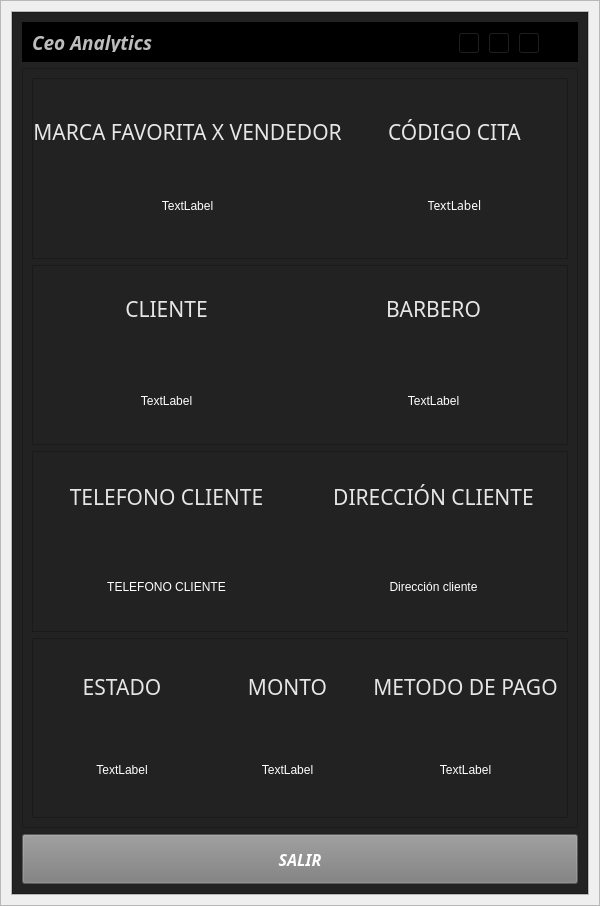
<?xml version="1.0" encoding="UTF-8"?>
<ui version="4.0">
 <class>add_edit_menu</class>
 <widget class="QWidget" name="add_edit_menu">
  <property name="geometry">
   <rect>
    <x>0</x>
    <y>0</y>
    <width>600</width>
    <height>906</height>
   </rect>
  </property>
  <property name="minimumSize">
   <size>
    <width>600</width>
    <height>0</height>
   </size>
  </property>
  <property name="maximumSize">
   <size>
    <width>16777215</width>
    <height>16777215</height>
   </size>
  </property>
  <property name="windowTitle">
   <string>Form</string>
  </property>
  <layout class="QGridLayout" name="gridLayout">
   <property name="leftMargin">
    <number>0</number>
   </property>
   <property name="topMargin">
    <number>0</number>
   </property>
   <property name="rightMargin">
    <number>0</number>
   </property>
   <property name="bottomMargin">
    <number>0</number>
   </property>
   <item row="0" column="0">
    <widget class="QFrame" name="central_widget_frame">
     <property name="maximumSize">
      <size>
       <width>600</width>
       <height>16777215</height>
      </size>
     </property>
     <property name="frameShape">
      <enum>QFrame::StyledPanel</enum>
     </property>
     <property name="frameShadow">
      <enum>QFrame::Raised</enum>
     </property>
     <layout class="QGridLayout" name="gridLayout_2">
      <property name="leftMargin">
       <number>10</number>
      </property>
      <property name="topMargin">
       <number>10</number>
      </property>
      <property name="rightMargin">
       <number>10</number>
      </property>
      <property name="bottomMargin">
       <number>10</number>
      </property>
      <item row="0" column="0">
       <widget class="QFrame" name="background_frame">
        <property name="frameShape">
         <enum>QFrame::StyledPanel</enum>
        </property>
        <property name="frameShadow">
         <enum>QFrame::Raised</enum>
        </property>
        <layout class="QHBoxLayout" name="horizontalLayout">
         <property name="spacing">
          <number>0</number>
         </property>
         <property name="leftMargin">
          <number>0</number>
         </property>
         <property name="topMargin">
          <number>0</number>
         </property>
         <property name="rightMargin">
          <number>0</number>
         </property>
         <property name="bottomMargin">
          <number>0</number>
         </property>
         <item>
          <widget class="QFrame" name="content_frame">
           <property name="minimumSize">
            <size>
             <width>0</width>
             <height>0</height>
            </size>
           </property>
           <property name="styleSheet">
            <string notr="true">background-color: rgb(34, 34, 34);</string>
           </property>
           <property name="frameShape">
            <enum>QFrame::StyledPanel</enum>
           </property>
           <property name="frameShadow">
            <enum>QFrame::Raised</enum>
           </property>
           <layout class="QVBoxLayout" name="verticalLayout_2">
            <item>
             <widget class="QFrame" name="frame_nav">
              <property name="minimumSize">
               <size>
                <width>0</width>
                <height>40</height>
               </size>
              </property>
              <property name="maximumSize">
               <size>
                <width>16777215</width>
                <height>40</height>
               </size>
              </property>
              <property name="styleSheet">
               <string notr="true">background-color: rgb(0, 0, 0);</string>
              </property>
              <property name="frameShape">
               <enum>QFrame::StyledPanel</enum>
              </property>
              <property name="frameShadow">
               <enum>QFrame::Raised</enum>
              </property>
              <layout class="QHBoxLayout" name="horizontalLayout_6">
               <item>
                <widget class="QLabel" name="label_tittle">
                 <property name="font">
                  <font>
                   <family>Tw Cen MT</family>
                   <pointsize>14</pointsize>
                   <weight>75</weight>
                   <italic>true</italic>
                   <bold>true</bold>
                  </font>
                 </property>
                 <property name="styleSheet">
                  <string notr="true">
color: rgb(189, 189, 189);</string>
                 </property>
                 <property name="text">
                  <string>Ceo Analytics</string>
                 </property>
                </widget>
               </item>
               <item>
                <widget class="QFrame" name="butttons_holder_frame">
                 <property name="minimumSize">
                  <size>
                   <width>110</width>
                   <height>30</height>
                  </size>
                 </property>
                 <property name="maximumSize">
                  <size>
                   <width>110</width>
                   <height>16777215</height>
                  </size>
                 </property>
                 <property name="frameShape">
                  <enum>QFrame::StyledPanel</enum>
                 </property>
                 <property name="frameShadow">
                  <enum>QFrame::Raised</enum>
                 </property>
                 <widget class="QToolButton" name="minimize_button">
                  <property name="geometry">
                   <rect>
                    <x>0</x>
                    <y>0</y>
                    <width>22</width>
                    <height>22</height>
                   </rect>
                  </property>
                  <property name="text">
                   <string>...</string>
                  </property>
                  <property name="icon">
                   <iconset>
                    <normaloff>L:/AngelCuk/assets/icons/minimize-window.png</normaloff>L:/AngelCuk/assets/icons/minimize-window.png</iconset>
                  </property>
                 </widget>
                 <widget class="QToolButton" name="restore_button">
                  <property name="geometry">
                   <rect>
                    <x>30</x>
                    <y>0</y>
                    <width>22</width>
                    <height>22</height>
                   </rect>
                  </property>
                  <property name="text">
                   <string>...</string>
                  </property>
                  <property name="icon">
                   <iconset>
                    <normaloff>L:/AngelCuk/assets/icons/restore-window.png</normaloff>L:/AngelCuk/assets/icons/restore-window.png</iconset>
                  </property>
                 </widget>
                 <widget class="QToolButton" name="maximize_button">
                  <property name="geometry">
                   <rect>
                    <x>30</x>
                    <y>0</y>
                    <width>22</width>
                    <height>22</height>
                   </rect>
                  </property>
                  <property name="text">
                   <string>...</string>
                  </property>
                  <property name="icon">
                   <iconset>
                    <normaloff>L:/AngelCuk/assets/icons/maximize-window.png</normaloff>L:/AngelCuk/assets/icons/maximize-window.png</iconset>
                  </property>
                 </widget>
                 <widget class="QToolButton" name="close_button">
                  <property name="geometry">
                   <rect>
                    <x>60</x>
                    <y>0</y>
                    <width>22</width>
                    <height>22</height>
                   </rect>
                  </property>
                  <property name="text">
                   <string>...</string>
                  </property>
                  <property name="icon">
                   <iconset>
                    <normaloff>L:/AngelCuk/assets/icons/close-window.png</normaloff>L:/AngelCuk/assets/icons/close-window.png</iconset>
                  </property>
                 </widget>
                </widget>
               </item>
              </layout>
             </widget>
            </item>
            <item>
             <widget class="QFrame" name="frame_inferior">
              <property name="minimumSize">
               <size>
                <width>0</width>
                <height>60</height>
               </size>
              </property>
              <property name="maximumSize">
               <size>
                <width>16777215</width>
                <height>16777215</height>
               </size>
              </property>
              <property name="frameShape">
               <enum>QFrame::StyledPanel</enum>
              </property>
              <property name="frameShadow">
               <enum>QFrame::Raised</enum>
              </property>
              <layout class="QVBoxLayout" name="verticalLayout">
               <item>
                <widget class="QFrame" name="frame_fecha_hora">
                 <property name="frameShape">
                  <enum>QFrame::StyledPanel</enum>
                 </property>
                 <property name="frameShadow">
                  <enum>QFrame::Raised</enum>
                 </property>
                 <layout class="QGridLayout" name="gridLayout_3">
                  <property name="leftMargin">
                   <number>0</number>
                  </property>
                  <property name="topMargin">
                   <number>0</number>
                  </property>
                  <property name="rightMargin">
                   <number>0</number>
                  </property>
                  <property name="bottomMargin">
                   <number>0</number>
                  </property>
                  <property name="horizontalSpacing">
                   <number>0</number>
                  </property>
                  <item row="0" column="0" rowspan="3">
                   <widget class="QLabel" name="pedido_tittle_7">
                    <property name="font">
                     <font>
                      <family>Algerian</family>
                      <pointsize>16</pointsize>
                      <weight>50</weight>
                      <italic>false</italic>
                      <bold>false</bold>
                     </font>
                    </property>
                    <property name="styleSheet">
                     <string notr="true">color: rgb(230, 230, 230);
font: 16pt &quot;Algerian&quot;;</string>
                    </property>
                    <property name="text">
                     <string>MARCA FAVORITA X VENDEDOR</string>
                    </property>
                    <property name="alignment">
                     <set>Qt::AlignCenter</set>
                    </property>
                   </widget>
                  </item>
                  <item row="2" column="1" rowspan="3">
                   <widget class="QLabel" name="cita_id_label">
                    <property name="font">
                     <font>
                      <family>impact</family>
                      <pointsize>12</pointsize>
                      <weight>50</weight>
                      <italic>false</italic>
                      <bold>false</bold>
                     </font>
                    </property>
                    <property name="styleSheet">
                     <string notr="true">color: white;
font-size: 12px;
font: 12pt &quot;impact&quot;;</string>
                    </property>
                    <property name="text">
                     <string>TextLabel</string>
                    </property>
                    <property name="alignment">
                     <set>Qt::AlignCenter</set>
                    </property>
                   </widget>
                  </item>
                  <item row="3" column="0">
                   <widget class="QLabel" name="fechahora_label">
                    <property name="styleSheet">
                     <string notr="true">color: white;
font-size: 12px;
font: 12pt &quot;impact&quot;;</string>
                    </property>
                    <property name="text">
                     <string>TextLabel</string>
                    </property>
                    <property name="alignment">
                     <set>Qt::AlignCenter</set>
                    </property>
                   </widget>
                  </item>
                  <item row="1" column="1">
                   <widget class="QLabel" name="pedido_tittle">
                    <property name="font">
                     <font>
                      <family>Algerian</family>
                      <pointsize>16</pointsize>
                      <weight>50</weight>
                      <italic>false</italic>
                      <bold>false</bold>
                     </font>
                    </property>
                    <property name="styleSheet">
                     <string notr="true">color: rgb(230, 230, 230);
font: 16pt &quot;Algerian&quot;;</string>
                    </property>
                    <property name="text">
                     <string>CÓDIGO CITA</string>
                    </property>
                    <property name="alignment">
                     <set>Qt::AlignCenter</set>
                    </property>
                   </widget>
                  </item>
                 </layout>
                </widget>
               </item>
               <item>
                <widget class="QFrame" name="frame_barbero">
                 <property name="frameShape">
                  <enum>QFrame::StyledPanel</enum>
                 </property>
                 <property name="frameShadow">
                  <enum>QFrame::Raised</enum>
                 </property>
                 <layout class="QGridLayout" name="gridLayout_6">
                  <property name="leftMargin">
                   <number>0</number>
                  </property>
                  <property name="topMargin">
                   <number>0</number>
                  </property>
                  <property name="rightMargin">
                   <number>0</number>
                  </property>
                  <property name="bottomMargin">
                   <number>0</number>
                  </property>
                  <property name="horizontalSpacing">
                   <number>0</number>
                  </property>
                  <item row="0" column="0">
                   <widget class="QLabel" name="pedido_tittle_2">
                    <property name="font">
                     <font>
                      <family>Algerian</family>
                      <pointsize>16</pointsize>
                      <weight>50</weight>
                      <italic>false</italic>
                      <bold>false</bold>
                     </font>
                    </property>
                    <property name="styleSheet">
                     <string notr="true">color: rgb(230, 230, 230);
font: 16pt &quot;Algerian&quot;;</string>
                    </property>
                    <property name="text">
                     <string>CLIENTE</string>
                    </property>
                    <property name="alignment">
                     <set>Qt::AlignCenter</set>
                    </property>
                   </widget>
                  </item>
                  <item row="0" column="1">
                   <widget class="QLabel" name="pedido_tittle_3">
                    <property name="font">
                     <font>
                      <family>Algerian</family>
                      <pointsize>16</pointsize>
                      <weight>50</weight>
                      <italic>false</italic>
                      <bold>false</bold>
                     </font>
                    </property>
                    <property name="styleSheet">
                     <string notr="true">color: rgb(230, 230, 230);
font: 16pt &quot;Algerian&quot;;</string>
                    </property>
                    <property name="text">
                     <string>BARBERO</string>
                    </property>
                    <property name="alignment">
                     <set>Qt::AlignCenter</set>
                    </property>
                   </widget>
                  </item>
                  <item row="1" column="0">
                   <widget class="QLabel" name="cliente_label">
                    <property name="styleSheet">
                     <string notr="true">color: white;
font-size: 12px;
font: 12pt &quot;impact&quot;;</string>
                    </property>
                    <property name="text">
                     <string>TextLabel</string>
                    </property>
                    <property name="alignment">
                     <set>Qt::AlignCenter</set>
                    </property>
                   </widget>
                  </item>
                  <item row="1" column="1">
                   <widget class="QLabel" name="barbero_label">
                    <property name="styleSheet">
                     <string notr="true">color: white;
font-size: 12px;
font: 12pt &quot;impact&quot;;</string>
                    </property>
                    <property name="text">
                     <string>TextLabel</string>
                    </property>
                    <property name="alignment">
                     <set>Qt::AlignCenter</set>
                    </property>
                   </widget>
                  </item>
                 </layout>
                </widget>
               </item>
               <item>
                <widget class="QFrame" name="frame_cliente">
                 <property name="minimumSize">
                  <size>
                   <width>0</width>
                   <height>90</height>
                  </size>
                 </property>
                 <property name="frameShape">
                  <enum>QFrame::StyledPanel</enum>
                 </property>
                 <property name="frameShadow">
                  <enum>QFrame::Raised</enum>
                 </property>
                 <layout class="QGridLayout" name="gridLayout_4">
                  <property name="leftMargin">
                   <number>0</number>
                  </property>
                  <property name="topMargin">
                   <number>0</number>
                  </property>
                  <property name="rightMargin">
                   <number>0</number>
                  </property>
                  <property name="bottomMargin">
                   <number>0</number>
                  </property>
                  <property name="spacing">
                   <number>0</number>
                  </property>
                  <item row="0" column="1">
                   <widget class="QLabel" name="pedido_tittle_6">
                    <property name="font">
                     <font>
                      <family>Algerian</family>
                      <pointsize>16</pointsize>
                      <weight>50</weight>
                      <italic>false</italic>
                      <bold>false</bold>
                     </font>
                    </property>
                    <property name="styleSheet">
                     <string notr="true">color: rgb(230, 230, 230);
font: 16pt &quot;Algerian&quot;;</string>
                    </property>
                    <property name="text">
                     <string>DIRECCIÓN CLIENTE</string>
                    </property>
                    <property name="alignment">
                     <set>Qt::AlignCenter</set>
                    </property>
                   </widget>
                  </item>
                  <item row="1" column="0">
                   <widget class="QLabel" name="telefono_label">
                    <property name="styleSheet">
                     <string notr="true">color: white;
font-size: 12px;
font: 12pt &quot;impact&quot;;</string>
                    </property>
                    <property name="text">
                     <string>TELEFONO CLIENTE</string>
                    </property>
                    <property name="alignment">
                     <set>Qt::AlignCenter</set>
                    </property>
                   </widget>
                  </item>
                  <item row="0" column="0">
                   <widget class="QLabel" name="pedido_tittle_5">
                    <property name="font">
                     <font>
                      <family>Algerian</family>
                      <pointsize>16</pointsize>
                      <weight>50</weight>
                      <italic>false</italic>
                      <bold>false</bold>
                     </font>
                    </property>
                    <property name="styleSheet">
                     <string notr="true">color: rgb(230, 230, 230);
font: 16pt &quot;Algerian&quot;;</string>
                    </property>
                    <property name="text">
                     <string>TELEFONO CLIENTE</string>
                    </property>
                    <property name="alignment">
                     <set>Qt::AlignCenter</set>
                    </property>
                   </widget>
                  </item>
                  <item row="1" column="1">
                   <widget class="QLabel" name="direccion_label">
                    <property name="styleSheet">
                     <string notr="true">color: white;
font-size: 12px;
font: 12pt &quot;impact&quot;;</string>
                    </property>
                    <property name="text">
                     <string>Dirección cliente</string>
                    </property>
                    <property name="alignment">
                     <set>Qt::AlignCenter</set>
                    </property>
                   </widget>
                  </item>
                 </layout>
                </widget>
               </item>
               <item>
                <widget class="QFrame" name="frame_pago">
                 <property name="frameShape">
                  <enum>QFrame::StyledPanel</enum>
                 </property>
                 <property name="frameShadow">
                  <enum>QFrame::Raised</enum>
                 </property>
                 <layout class="QGridLayout" name="gridLayout_5">
                  <item row="0" column="1">
                   <widget class="QLabel" name="pedido_tittle_4">
                    <property name="font">
                     <font>
                      <family>Algerian</family>
                      <pointsize>16</pointsize>
                      <weight>50</weight>
                      <italic>false</italic>
                      <bold>false</bold>
                     </font>
                    </property>
                    <property name="styleSheet">
                     <string notr="true">color: rgb(230, 230, 230);
font: 16pt &quot;Algerian&quot;;</string>
                    </property>
                    <property name="text">
                     <string>MONTO</string>
                    </property>
                    <property name="alignment">
                     <set>Qt::AlignCenter</set>
                    </property>
                   </widget>
                  </item>
                  <item row="1" column="0">
                   <widget class="QLabel" name="estado_label">
                    <property name="styleSheet">
                     <string notr="true">color: white;
font-size: 12px;
font: 12pt &quot;impact&quot;;</string>
                    </property>
                    <property name="text">
                     <string>TextLabel</string>
                    </property>
                    <property name="alignment">
                     <set>Qt::AlignCenter</set>
                    </property>
                   </widget>
                  </item>
                  <item row="1" column="1">
                   <widget class="QLabel" name="monto_label">
                    <property name="styleSheet">
                     <string notr="true">color: white;
font-size: 12px;
font: 12pt &quot;impact&quot;;</string>
                    </property>
                    <property name="text">
                     <string>TextLabel</string>
                    </property>
                    <property name="alignment">
                     <set>Qt::AlignCenter</set>
                    </property>
                   </widget>
                  </item>
                  <item row="0" column="2">
                   <widget class="QLabel" name="pedido_tittle_9">
                    <property name="font">
                     <font>
                      <family>Algerian</family>
                      <pointsize>16</pointsize>
                      <weight>50</weight>
                      <italic>false</italic>
                      <bold>false</bold>
                     </font>
                    </property>
                    <property name="styleSheet">
                     <string notr="true">color: rgb(230, 230, 230);
font: 16pt &quot;Algerian&quot;;</string>
                    </property>
                    <property name="text">
                     <string>METODO DE PAGO</string>
                    </property>
                    <property name="alignment">
                     <set>Qt::AlignCenter</set>
                    </property>
                   </widget>
                  </item>
                  <item row="1" column="2">
                   <widget class="QLabel" name="metodo_pago_label">
                    <property name="styleSheet">
                     <string notr="true">color: white;
font-size: 12px;
font: 12pt &quot;impact&quot;;</string>
                    </property>
                    <property name="text">
                     <string>TextLabel</string>
                    </property>
                    <property name="alignment">
                     <set>Qt::AlignCenter</set>
                    </property>
                   </widget>
                  </item>
                  <item row="0" column="0">
                   <widget class="QLabel" name="pedido_tittle_8">
                    <property name="font">
                     <font>
                      <family>Algerian</family>
                      <pointsize>16</pointsize>
                      <weight>50</weight>
                      <italic>false</italic>
                      <bold>false</bold>
                     </font>
                    </property>
                    <property name="styleSheet">
                     <string notr="true">color: rgb(230, 230, 230);
font: 16pt &quot;Algerian&quot;;</string>
                    </property>
                    <property name="text">
                     <string>ESTADO</string>
                    </property>
                    <property name="alignment">
                     <set>Qt::AlignCenter</set>
                    </property>
                   </widget>
                  </item>
                 </layout>
                </widget>
               </item>
              </layout>
             </widget>
            </item>
            <item>
             <widget class="QPushButton" name="add_edit_button_2">
              <property name="minimumSize">
               <size>
                <width>0</width>
                <height>50</height>
               </size>
              </property>
              <property name="font">
               <font>
                <family>Segoe UI Black</family>
                <pointsize>12</pointsize>
                <weight>75</weight>
                <italic>true</italic>
                <bold>true</bold>
               </font>
              </property>
              <property name="styleSheet">
               <string notr="true">QPushButton {
background-color: #7c7c7c;
color: white;
}

QPushButton:hover {
background-color: rgb(194, 0, 0);
}


</string>
              </property>
              <property name="text">
               <string>SALIR</string>
              </property>
             </widget>
            </item>
           </layout>
          </widget>
         </item>
        </layout>
       </widget>
      </item>
     </layout>
    </widget>
   </item>
  </layout>
 </widget>
 <resources/>
 <connections/>
</ui>
